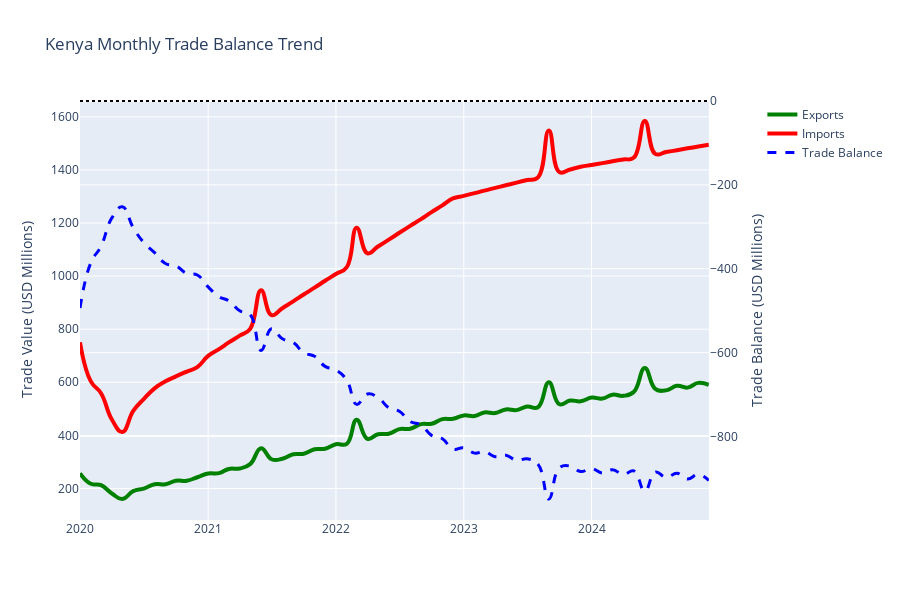

Notebook code for this chart:
### Markdown cell above
### 1. TRADE BALANCE TREND

### Code cell
# Monthly trade data
monthly_trade = df.groupby(['Date', 'Trade_Type'])['Value_USD_Million'].sum().reset_index()
trade_pivot = monthly_trade.pivot(index='Date', columns='Trade_Type', values='Value_USD_Million').fillna(0)
trade_pivot['Trade_Balance'] = trade_pivot['Export'] - trade_pivot['Import']
trade_pivot = trade_pivot.reset_index()

# Interactive plot
fig = make_subplots(specs=[[{"secondary_y": True}]])

fig.add_trace(
    go.Scatter(x=trade_pivot['Date'], y=trade_pivot['Export'],
               mode='lines', name='Exports', 
               line=dict(color='green', width=4, shape='spline', smoothing=1.3)),
    secondary_y=False
)

fig.add_trace(
    go.Scatter(x=trade_pivot['Date'], y=trade_pivot['Import'],
               mode='lines', name='Imports', 
               line=dict(color='red', width=4, shape='spline', smoothing=1.3)),
    secondary_y=False
)

fig.add_trace(
    go.Scatter(x=trade_pivot['Date'], y=trade_pivot['Trade_Balance'],
               mode='lines', name='Trade Balance', 
               line=dict(color='blue', width=3, dash='dash', shape='spline', smoothing=1.3)),
    secondary_y=True
)

fig.add_hline(y=0, line_dash="dot", line_color="black", secondary_y=True)
fig.update_layout(title='Kenya Monthly Trade Balance Trend', height=600)
fig.update_yaxes(title_text="Trade Value (USD Millions)", secondary_y=False)
fig.update_yaxes(title_text="Trade Balance (USD Millions)", secondary_y=True)
fig.show()
